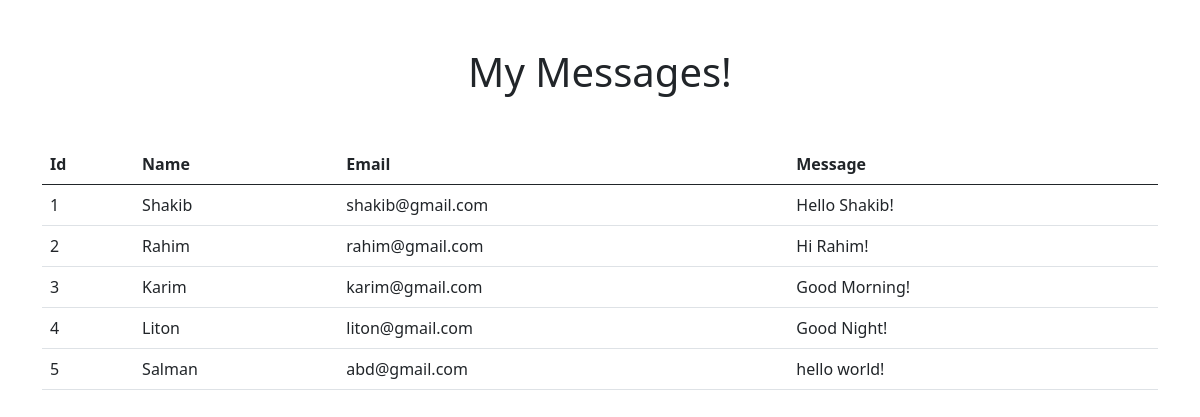
The app's page /data/ with its own data.
### new/models.py (models this page shows, shortened)
class Contact(models.Model):
    name = models.CharField(max_length=100,null=True)
    email = models.EmailField(max_length=100,null=True)
    message = models.TextField(max_length=500,null=True)

### new/views.py (the view)
# urls.py: path('data/',showdata,name='showdata'),
def showdata(request):
    contacts = Contact.objects.all()
    data = {'Contact':contacts}
    return render(request,'showdata.html',data)

### templates/showdata.html (shortened to what this page needs)
<!doctype html>
<html lang="en">
  <head>
    <link href="https://cdn.jsdelivr.net/npm/bootstrap@5.0.2/dist/css/bootstrap.min.css" rel="stylesheet">
  </head>
  <body>
      <div class="container mt-5">
        <h1 class="text-center">My Messages!</h1>
      </div>
      <div class="container mt-5">
        <table class="table">
            <thead>
              <tr>
                <th scope="col">Id</th>
                <th scope="col">Name</th>
                <th scope="col">Email</th>
                <th scope="col">Message</th>
              </tr>
            </thead>
            <tbody>
                {% for i in Contact %}
              <tr>
                <td>{{i.id}}</td>
                <td>{{i.name}}</td>
                <td>{{i.email}}</td>
                <td>{{i.message}}</td>
              </tr>
                {% endfor %}
            </tbody>
          </table>
      </div>
  </body>
</html>

### records on screen
Contact: id "1", name "Shakib", email "shakib@gmail.com", message "Hello Shakib!"
Contact: id "2", name "Rahim", email "rahim@gmail.com", message "Hi Rahim!"
Contact: id "3", name "Karim", email "karim@gmail.com", message "Good Morning!"
Contact: id "4", name "Liton", email "liton@gmail.com", message "Good Night!"
Contact: id "5", name "Salman", email "abd@gmail.com", message "hello world!"
